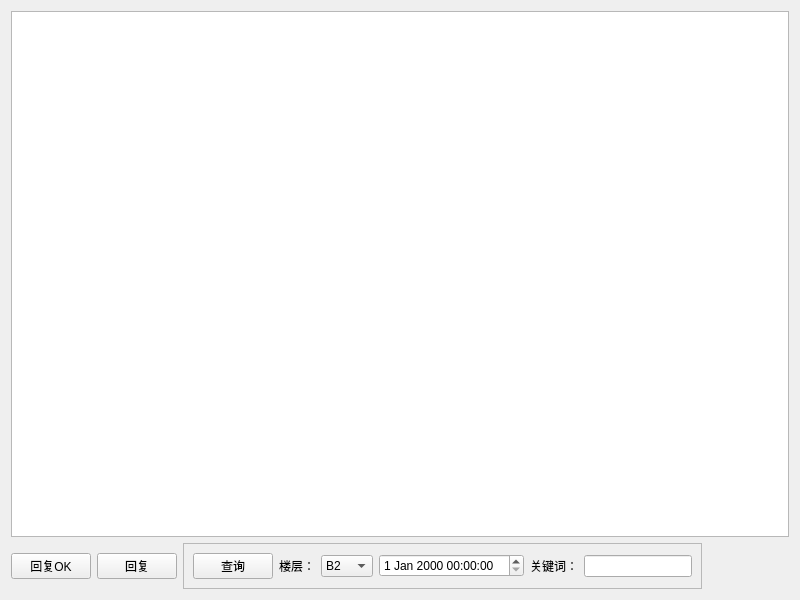
<?xml version="1.0" encoding="UTF-8"?>
<ui version="4.0">
 <class>ReworkQuestion</class>
 <widget class="QWidget" name="ReworkQuestion">
  <property name="geometry">
   <rect>
    <x>0</x>
    <y>0</y>
    <width>800</width>
    <height>600</height>
   </rect>
  </property>
  <property name="minimumSize">
   <size>
    <width>100</width>
    <height>30</height>
   </size>
  </property>
  <property name="windowTitle">
   <string>Form</string>
  </property>
  <layout class="QVBoxLayout" name="verticalLayout">
   <item>
    <widget class="QTableView" name="tableView">
     <property name="minimumSize">
      <size>
       <width>600</width>
       <height>300</height>
      </size>
     </property>
    </widget>
   </item>
   <item>
    <layout class="QHBoxLayout" name="horizontalLayout">
     <item>
      <widget class="QPushButton" name="pushButton_2">
       <property name="text">
        <string>回复OK</string>
       </property>
      </widget>
     </item>
     <item>
      <widget class="QPushButton" name="pushButton">
       <property name="text">
        <string>回复</string>
       </property>
      </widget>
     </item>
     <item>
      <widget class="QFrame" name="frame">
       <property name="frameShape">
        <enum>QFrame::Shape::StyledPanel</enum>
       </property>
       <property name="frameShadow">
        <enum>QFrame::Shadow::Raised</enum>
       </property>
       <layout class="QHBoxLayout" name="horizontalLayout_2">
        <item>
         <widget class="QPushButton" name="pushButton_3">
          <property name="text">
           <string>查询</string>
          </property>
         </widget>
        </item>
        <item>
         <widget class="QLabel" name="label">
          <property name="text">
           <string>楼层：</string>
          </property>
         </widget>
        </item>
        <item>
         <widget class="QComboBox" name="comboBox">
          <item>
           <property name="text">
            <string>B2</string>
           </property>
          </item>
          <item>
           <property name="text">
            <string>B3</string>
           </property>
          </item>
          <item>
           <property name="text">
            <string>B31</string>
           </property>
          </item>
          <item>
           <property name="text">
            <string>B32</string>
           </property>
          </item>
          <item>
           <property name="text">
            <string>B33</string>
           </property>
          </item>
          <item>
           <property name="text">
            <string>B4</string>
           </property>
          </item>
          <item>
           <property name="text">
            <string>B41</string>
           </property>
          </item>
          <item>
           <property name="text">
            <string>B42</string>
           </property>
          </item>
          <item>
           <property name="text">
            <string>B43</string>
           </property>
          </item>
         </widget>
        </item>
        <item>
         <widget class="QDateTimeEdit" name="dateTimeEdit"/>
        </item>
        <item>
         <widget class="QLabel" name="label_2">
          <property name="text">
           <string>关键词：</string>
          </property>
         </widget>
        </item>
        <item>
         <widget class="QLineEdit" name="lineEdit"/>
        </item>
       </layout>
      </widget>
     </item>
     <item>
      <spacer name="horizontalSpacer">
       <property name="orientation">
        <enum>Qt::Orientation::Horizontal</enum>
       </property>
       <property name="sizeHint" stdset="0">
        <size>
         <width>40</width>
         <height>20</height>
        </size>
       </property>
      </spacer>
     </item>
    </layout>
   </item>
  </layout>
 </widget>
 <resources/>
 <connections/>
</ui>
